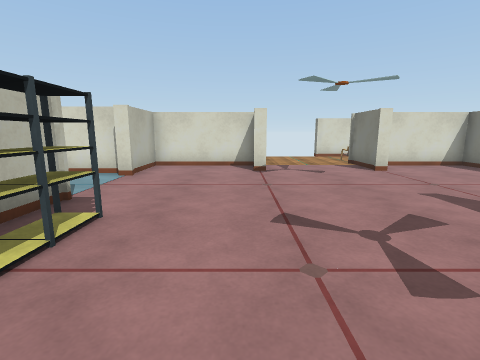
view 1 (above)

18 first-person views from a walk through a scene from a Unity 3-D project. The camera is 1.2 m above the floor, tilts 10° down and sees 85° across. The floor is counted in squares, 1 m on a side. Each view is taken from the middle of a square. On the plan, view 1 faces up. The plan holds only what a view shows up to about 12 squares ahead; the rest is blank. Surface patterns are stand-ins for the level's own textures.

view 2
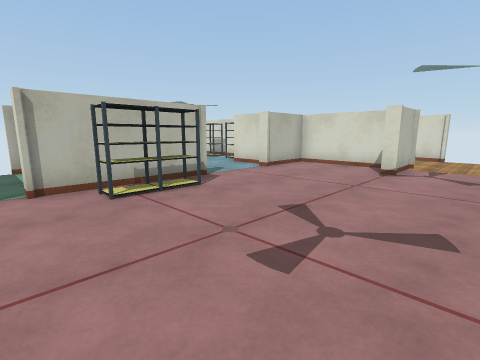

view 3
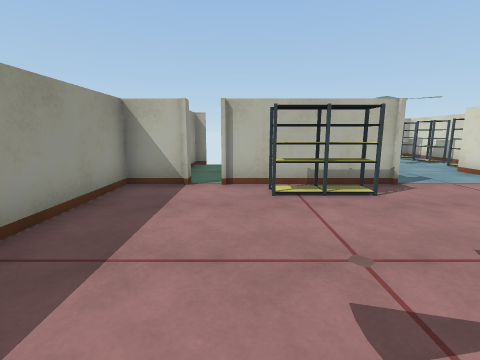

view 4
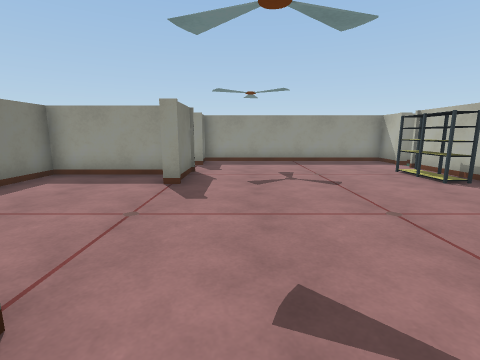

view 5
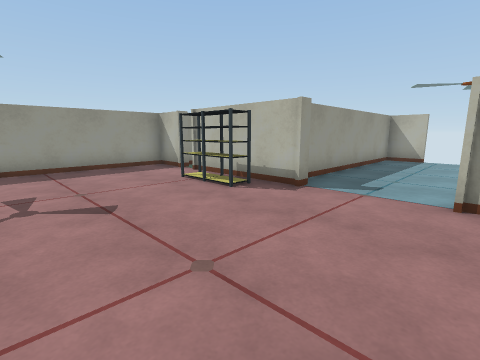

view 6
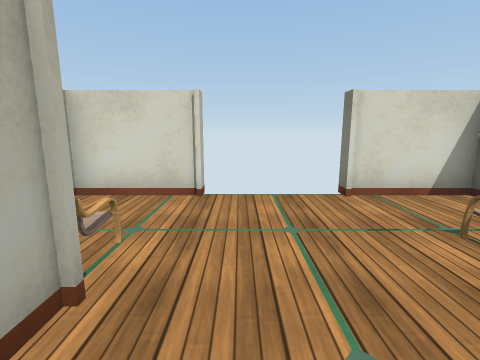

view 7
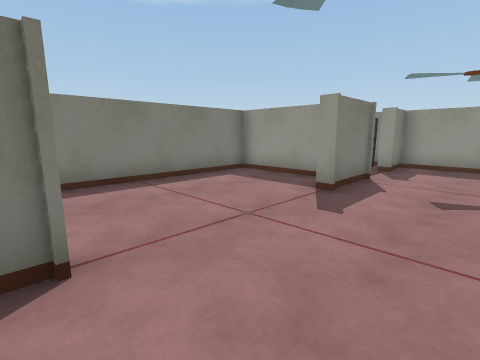

view 8
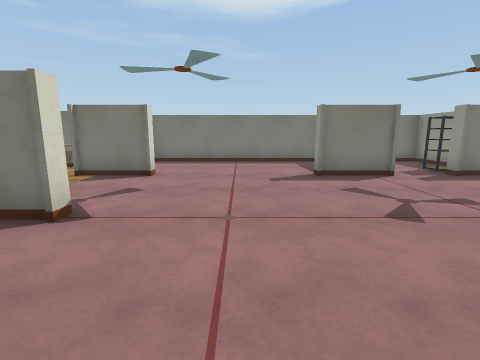

view 9
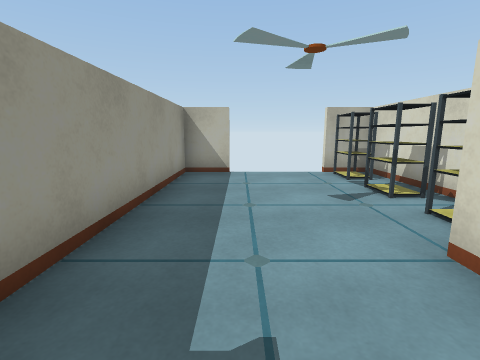

view 10
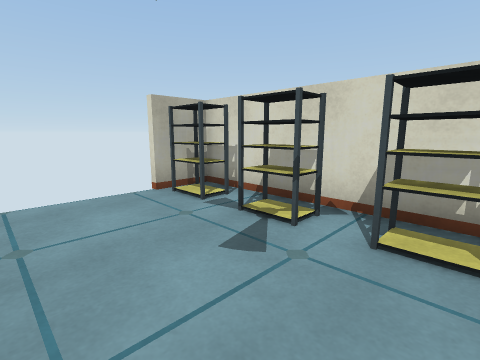

view 11
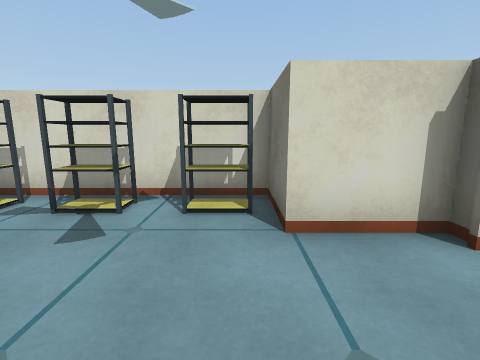

view 12
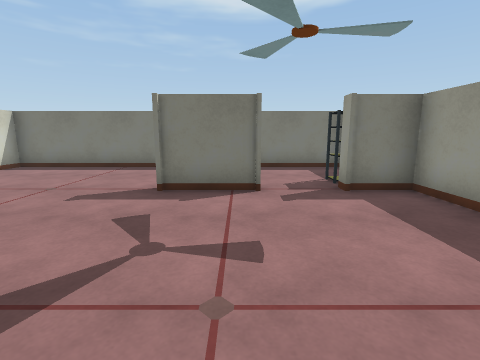

view 13
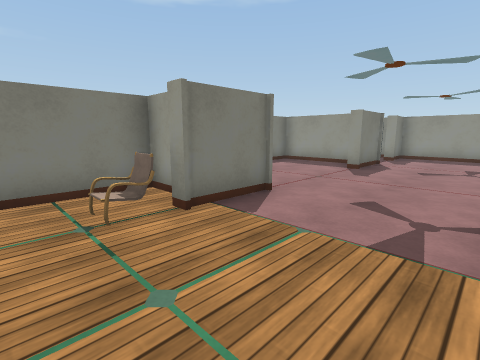

view 14
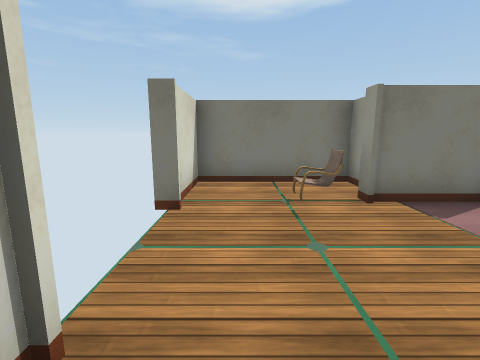

view 15
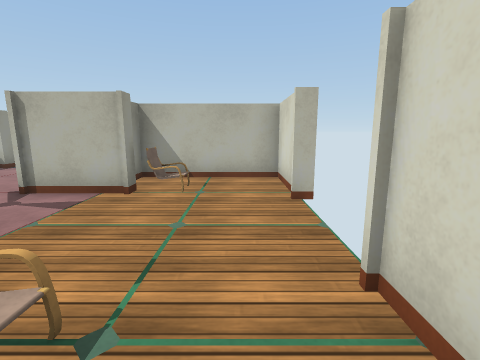

view 16
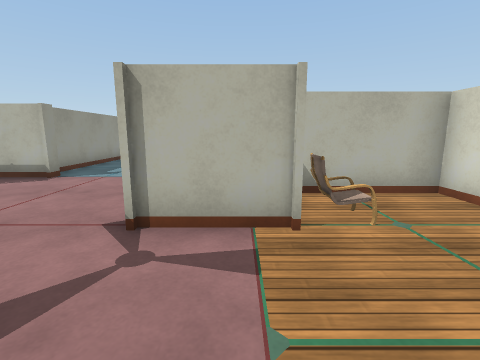

view 17
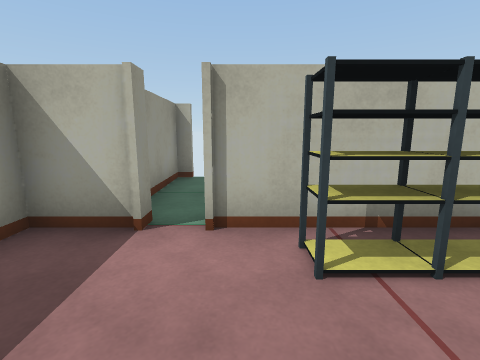

view 18
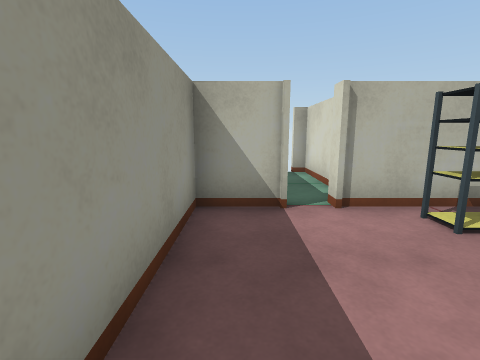

### Floor plan
Ten units are one square. View 1 is at (0, 0); x grows to the right and y downward. Boxes are objects, and circles mark ways between rooms. Rooms are numbered by the first view taken in them; rooms with no view inside come last. Other rooms are left out.
<svg viewBox="-117 -146 208 168">
<path fill="none" stroke="#000" d="M-36 -48 -32 -48 -32 -6 -36 -6M-34 -81 -54 -81 -54 -101 -112 -101 -112 -86M6 -101 -32 -101 -32 -76 -34 -76M8 -109 8 -86 6 -86 6 -94M49 -86 46 -86 46 -106M52 -23 86 -23 86 -101 56 -101M46 -15 46 -38 49 -38M-49 -11 -72 -11M56 -103 66 -103 66 -141 41 -141M-36 2 -32 2 -32 17 46 17 46 2 49 2M13 -141 -12 -141 -12 -103M-72 2 -72 7 -39 7M-112 -58 -112 -43 -41 -43M52 17 86 17 86 -12"/>
<rect x="-105" y="-95" width="10" height="10" fill="#bbb"><title>rack</title></rect>
<rect x="-95" y="-95" width="20" height="10" fill="#bbb"><title>rack</title></rect>
<rect x="-75" y="-95" width="20" height="10" fill="#bbb"><title>rack</title></rect>
<rect x="-25" y="-35" width="10" height="20" fill="#bbb"><title>rack</title></rect>
<rect x="-25" y="-45" width="10" height="10" fill="#bbb"><title>rack</title></rect>
<rect x="-5" y="-115" width="10" height="10" fill="#bbb"><title>armchair</title></rect>
<rect x="45" y="-115" width="10" height="10" fill="#bbb"><title>armchair</title></rect>
<rect x="55" y="-5" width="10" height="20" fill="#bbb"><title>rack</title></rect>
<circle cx="50" cy="-10" r="3" fill="#2a7"/>
<text x="0" y="-60">1</text>
<text x="70" y="0">2</text>
</svg>
Room 1 opens to room 2.

Where each view was taken, in squares from view 1:
view 1: 0 up, 0 right, facing up
view 2: 0 up, 3 right, facing up-left
view 3: 1 up, 3 right, facing left
view 4: 10 up, 3 right, facing down
view 5: 8 up, 2 right, facing down-left
view 6: 9 up, 2 right, facing up
view 7: 9 up, 2 right, facing down-right
view 8: 6 up, 3 left, facing right
view 9: 6 up, 3 left, facing left
view 10: 6 up, 6 left, facing up-left
view 11: 5 up, 6 left, facing up
view 12: 2 up, 1 left, facing right
view 13: 13 up, 1 right, facing down-right
view 14: 13 up, 0 right, facing right
view 15: 13 up, 6 right, facing left
view 16: 10 up, 4 right, facing left
view 17: 1 up, 0 right, facing left
view 18: 1 down, 1 right, facing left
